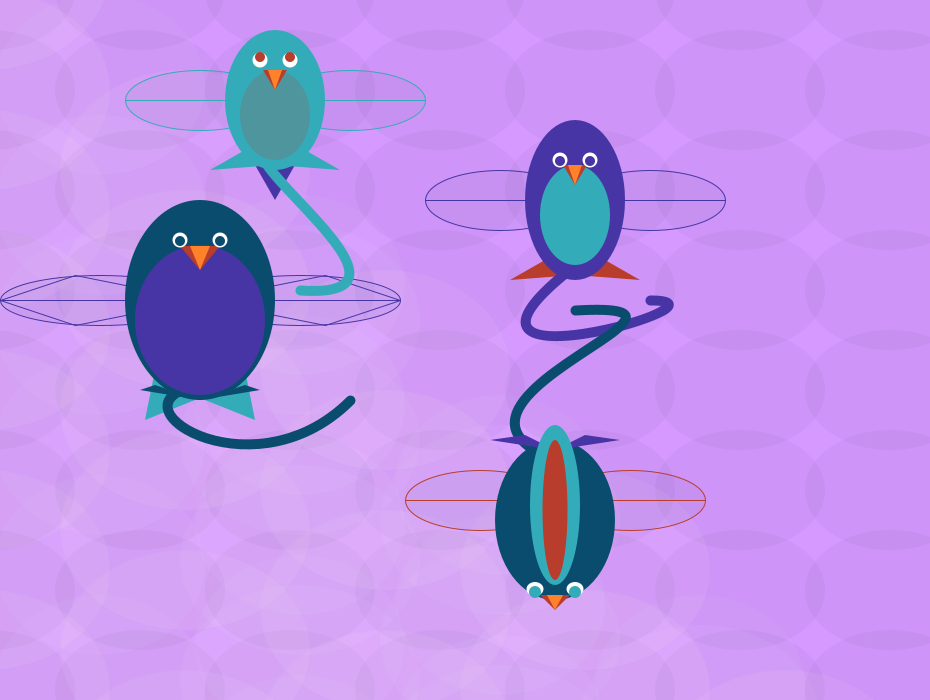
Frame 1 (no input)
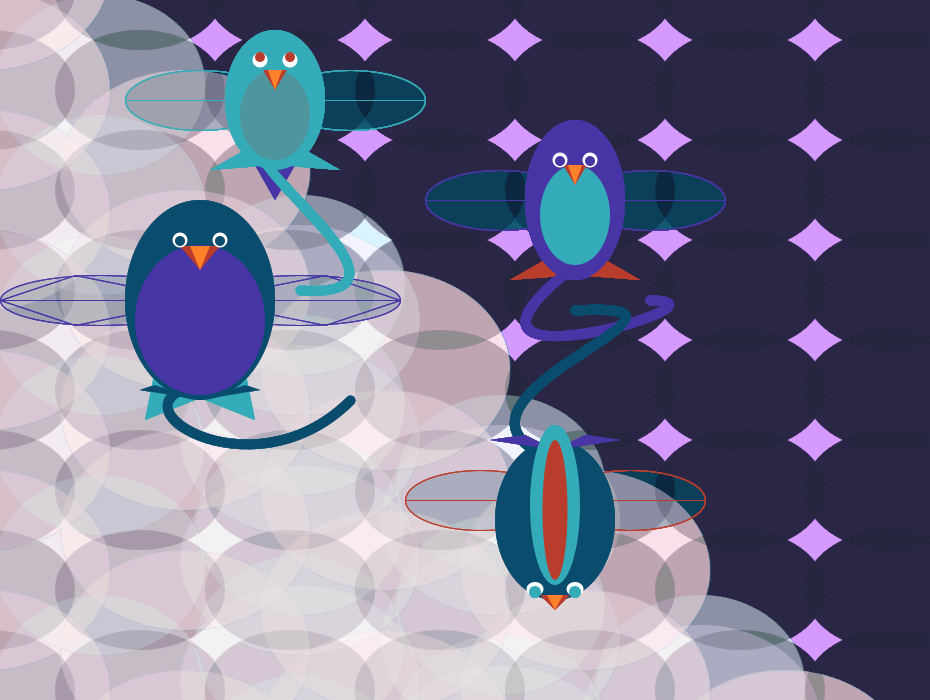
Frame 60 (the mouse pressed at the canvas centre just before this capture)
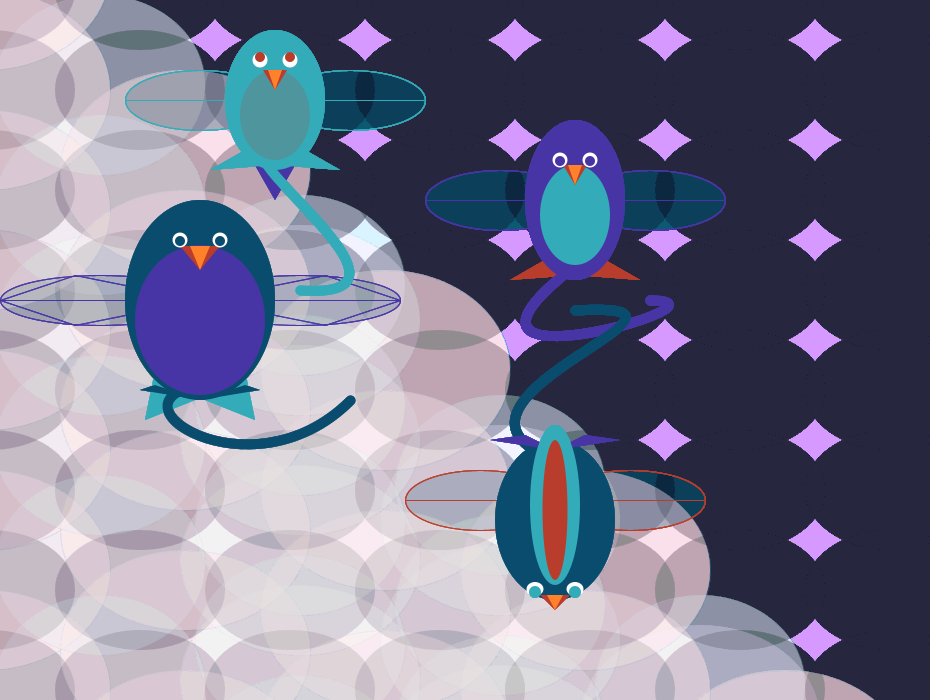
Frame 120 (the mouse held since frame 60 and released just before this capture)

The Processing sketch that drew these frames (run headless with seeded random() and noise(); from frame 60 on, the mouse is pressed at the canvas centre):

// Processing sketch: processing_12565
// ── processing_12565.pde

color Brown = color(184,61,44);
color Blue1 = color(10,76,110);
color Blue2 = color(71,53,165);
color Blue3 = color(52,171,184);
int a = 100;
int b = 200;
int c = a+b;
int d = c+b;
int e = 500;
int f = 60;
int g = 650;



void setup(){
  size(930,700);
    background(213,153,255);
    noFill();
    smooth();
}

void draw(){

  fill(30,30,55,10);
  smooth();
  noStroke();
  for(int x = -10; x<1200; x+=150) {
    for(int y=-10; y<800; y+=100){
      ellipse(x,y,170,120);
    }
  }
 
   fill(247,255,255,10);
  smooth();
  stroke(Blue3,3);
  strokeWeight(1);
  for(int x = 300; x<1600; x+=200){
    for(int y = 20; y<1000; y+=120){
      ellipse(x,x+y,240,190);
    }
  }
  
  fill(227,245,255,10);
  smooth();
  stroke(Blue3,3);
  strokeWeight(1);
  for(int x = 100; x<1400; x+=200){
    for(int y = -15; y<1000; y+=120){
      ellipse(x,x+y,210,180);
    }
  }
  
  fill(255,227,227,20);
  smooth();
  stroke(Blue3,5);
  strokeWeight(1);
  for(int x = -15; x<1200; x+=200){
    for(int y = -15; y<800; y+=120){
      ellipse(x,x+y,250,200);
    }
  }
  

  
    strokeWeight(1);
    smooth();
    
    //begin first animal
    fill(Blue1, 10);
    stroke(Blue2);
    ellipse(a,c,b,a-50);
    
    fill(Blue1, 10);
    stroke(Blue2);
    ellipse(c,c,b,a-50);
    
    stroke(Blue2);
    line(0,c,2*b,c);
    
    stroke(Blue2);
    line(b,c,a-25,c-25);
    
    stroke(Blue2);
    line(0,c,a-25,c-25);
    
    stroke(Blue2);
    line(0,c,a-25,c+25);
    
    stroke(Blue2);
    line(a-25,c+25,b,c);
    
    stroke(Blue2);
    line(b,c,c+25,c-25);
    
    stroke(Blue2);
    line(2*b,c,c+25,c-25);
    
    stroke(Blue2);
    line(b,c,c+25,c+25);
    
    stroke(Blue2);
    line(2*b,c,c+25,c+25);
    
    fill(Blue3);
    noStroke();
    triangle(195,400,155,370,145,420);
    
    fill(Blue3);
    noStroke();
    triangle(205,400,245,370,255,420);
    
    fill(Blue1);
    noStroke();
    ellipse(b,c,a+50,b);
    
        beginShape();
    noFill();
    strokeWeight(10);
    stroke(Blue1);
    vertex(b,b+185);
    bezierVertex(100, 400, 250, 500, c+50, 2*b);
    endShape();
    
    fill(Blue2);
    noStroke();
    ellipse(b,c+20,a+30,a+50);
    
    fill(Brown);
    triangle(b-20,246,b+20,246,b,270);
    
    fill(255,130,42);
    triangle(b-10,246,b+10,246,b,270);
    
    fill(255,255,255);
    ellipse(b-20,240,15,15);
    
    fill(255,255,255);
    ellipse(b+20,240,15,15);
    
    fill(Blue1);
    ellipse(b-20,241,10,10);
    
    fill(Blue1);
    ellipse(b+20,241,10,10);
    
    /*strokeWeight(2);
    stroke(255,0,0);
    line(400,0,400,800);*/
    
    
    fill(Blue1);
    noStroke();
    triangle(200,400,155,385,140,390);
    
    fill(Blue1);
    noStroke();
    triangle(200,400,245,385,260,390);
    
    //begin second animal
    strokeWeight(1);
    
    fill(Blue1, 10);
    stroke(Blue2);
    ellipse(e,b,a+50,f);
    
    fill(Blue1, 10);
    stroke(Blue2);
    ellipse(g,b,a+50,f);
    
     stroke(Blue2);
    line(e-75,b,g+75,b);
    
    fill(Brown);
    noStroke();
    triangle(575,275,545,260,510,280);
    
    fill(Brown);
    noStroke();
    triangle(575,275,605,260,640,280);
    
    fill(Blue2);
    noStroke();
    ellipse(e+75,b,a,a+f);
    
        beginShape();
    noFill();
    strokeWeight(10);
    stroke(Blue2);
    vertex(e+75,b+65);
    bezierVertex(400, 400, 750, 300, g, c);
    endShape();
    
    fill(Blue3);
    noStroke();
    ellipse(e+75,b+15,f+10,a);
    
    fill(Brown);
    triangle(e+63,b-35,e+87,b-35,e+75,b-15);
    
    fill(255,130,42);
    triangle(e+68,b-35,e+82,b-35,e+75,b-15);
    
    fill(255,255,255);
    ellipse(e+60,160,15,15);
    
    fill(255,255,255);
    ellipse(e+90,160,15,15);
    
    fill(Blue2);
    ellipse(e+60,161,10,10);
    
    fill(Blue2);
    ellipse(e+90,161,10,10);
    
    /*strokeWeight(2);
    stroke(255,0,0);
    line(400,0,400,800);*/
    
    

    
     //begin third animal
    stroke(Brown);
    strokeWeight(1);
    
    fill(Blue1, 10);
    stroke(Brown);
    ellipse(e-20,e,a+50,f);
    
    fill(Blue1, 10);
    stroke(Brown);
    ellipse(g-20,e,a+50,f);
    
     stroke(Brown);
    line(e-95,e,g+55,e);
    
    fill(Blue2);
    noStroke();
    triangle(255,165,295,165,275,200);
    
    fill(Blue1);
    noStroke();
    ellipse(e+55,e+20,a+20,a+f);
    
        beginShape();
    noFill();
    strokeWeight(10);
    stroke(Blue1);
    vertex(e+55,e-40);
    bezierVertex(400, 400, 750, 300, g-75, c+10);
    endShape();
      
    fill(Blue2);
    noStroke();
    triangle(555,450,525,435,490,440);
    
    fill(Blue2);
    noStroke();
    triangle(555,450,585,435,620,440);
    
    fill(Blue3);
    noStroke();
    ellipse(e+55,e+5,a/2,a+f);
    
    fill(Brown);
    noStroke();
    ellipse(e+55,e+10,a/4,a+40);
    
    fill(Brown);
    triangle(e+40,e+95,e+70,e+95,e+55,e+110);
    
    fill(255,130,42);
    triangle(e+47,e+95,e+63,e+95,e+55,e+110);
    
    fill(255,255,255);
    ellipse(e+35,589,17,14);
    
    fill(255,255,255);
    ellipse(e+75,589,17,14);
    
    fill(Blue3);
    ellipse(e+35,592,12,12);
    
    fill(Blue3);
    ellipse(e+75,592,12,12);
    
    /*strokeWeight(2);
    stroke(255,0,0);
    line(400,0,400,800);*/
    
     //begin fourth animal
    strokeWeight(1);
    
    fill(Blue1, 10);
    stroke(Blue3);
    ellipse(b,a,a+50,f);
    
    fill(Blue1, 10);
    stroke(Blue3);
    ellipse(b+150,a,a+50,f);
    
     stroke(Blue3);
    line(b-75,a,2*b+25,a);
    
    /*
    
    fill(Blue3);
    noStroke();
    triangle(195,400,155,370,145,420);
    
    fill(Blue3);
    noStroke();
    triangle(205,400,245,370,255,420);*/
    
    fill(Blue3);
    noStroke();
    ellipse(b+75,a,a,a+40);
    
        beginShape();
    noFill();
    strokeWeight(10);
    stroke(Blue3);
    vertex(b+75,a+45);
    bezierVertex(200, 140, 450, 300, c, c-10);
    endShape();
    
    fill(Brown,50);
    noStroke();
    ellipse(b+75,a+15,f+10,a-10);
    
    fill(Brown);
    triangle(b+63,a-30,b+87,a-30,b+75,a-10);
    
    fill(255,130,42);
    triangle(b+68,a-30,b+82,a-30,b+75,a-10);
    
    fill(255,255,255);
    ellipse(b+60,60,15,15);
    
    fill(255,255,255);
    ellipse(b+90,60,15,15);
    
    fill(Brown);
    ellipse(b+60,57,10,10);
    
    fill(Brown);
    ellipse(b+90,57,10,10);
    
    /*strokeWeight(2);
    stroke(255,0,0);
    line(400,0,400,800);*/
    
    
    fill(Blue3);
    noStroke();
    triangle(275,165,245,150,210,170);
    
    fill(Blue3);
    noStroke();
    triangle(275,165,305,150,340,170);
    

    

    
    
}
   



    
    
    
  
    
